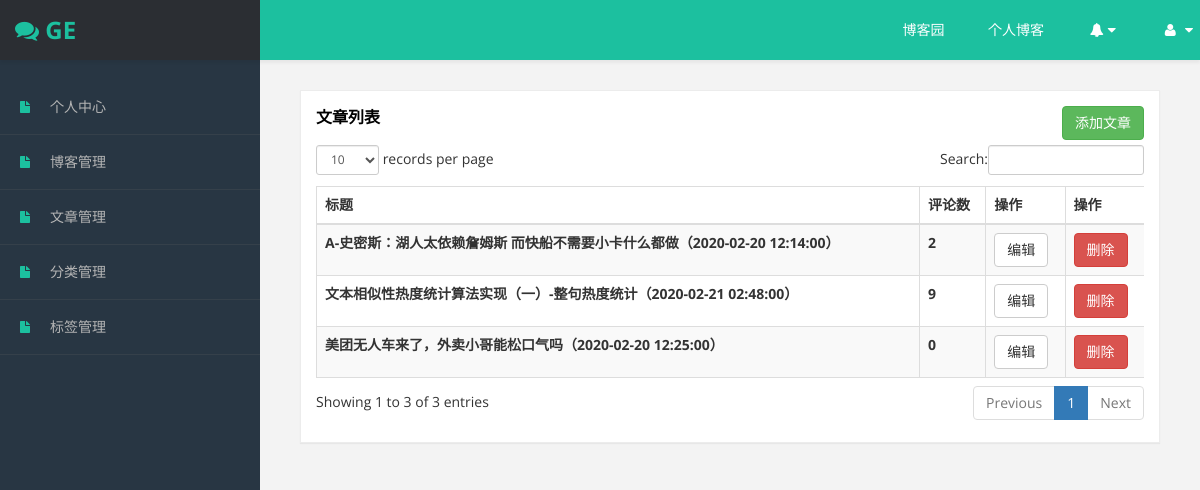
/blog/backend/article_list/ (signed in), run on the app's committed database.
### blog/models.py (models this page shows, shortened)
class UserInfo(AbstractUser):
    nid = models.AutoField(primary_key=True)
    phone = models.CharField(max_length=11, null=True, unique=True)
    profile = models.CharField(max_length=128,null=True)
    avatar = models.FileField(upload_to="avatars/", default="avatars/default.jpg", verbose_name="头像")
    create_time = models.DateTimeField(auto_now_add=True)
    blog = models.OneToOneField(to="Blog", to_field="nid", null=True)
    def __str__(self):  # 在显示对该类对象的描述，可用在admin站点中
        return self.username
    class Meta:
        verbose_name = "用户信息"
        verbose_name_plural = verbose_name

class Article(models.Model):
    nid = models.AutoField(primary_key=True)
    title = models.CharField(max_length=50)  # 文章标题
    desc = models.CharField(max_length=255)  # 文章描述
    create_time = models.DateTimeField(auto_now_add=True)  # 创建时间
    comment_count = models.IntegerField(verbose_name="评论数", default=0)  # 评论数
    up_count = models.IntegerField(verbose_name="点赞数", default=0)  # 点赞数
    down_count = models.IntegerField(verbose_name="踩数", default=0)  # 踩数
    category = models.ForeignKey(to="Category", to_field="nid", null=True)
    user = models.ForeignKey(to="UserInfo", to_field="nid")
    tags = models.ManyToManyField(  # 中介模型
        to="Tag",
        through="ArticleToTag",
        through_fields=("article", "tag"),  # 注意顺序
    )
    class Meta:
        verbose_name = "文章"
        verbose_name_plural = verbose_name

### blog/views.py (the view)
# urls.py: url(r'backend/article_list/', views.article_list),
def article_list(request):
    user = request.user
    article_list = models.Article.objects.filter(user=user)
    return render(request, "backend/article_list.html", {"article_list": article_list})

### templates/backend/article_list.html (shortened to what this page needs)
{% extends "backend/backendbase.html" %}
{% block page-main %}
    <div id="page-wrapper">
        <div id="page-inner">
            <div class="row">
                <div class="col-md-12">
                    <div class="panel panel-default">
                        <div class="panel-heading">
                            文章列表
                            <button id="btn-add" class="btn btn-success pull-right">添加文章</button>
                        </div>
                        <div class="panel-body">
                            <div class="table-responsive">
                                <table class="table table-striped table-bordered table-hover" id="dataTables-example">
                                    <thead>
                                    <tr>
                                        <th>标题</th>
                                        <th>评论数</th>
                                        <th>操作</th>
                                        <th>操作</th>
                                    </tr>
                                    </thead>
                                    <tbody>
                                    {% for article in article_list %}
                                        <tr>
                                            <th>{{ article.title }}（{{ article.create_time|date:"Y-m-d h:i:s" }}）</th>
                                            <th>{{ article.comment_count }}</th>
                                            <th>
                                                <button class="btn btn-default edit" id="{{ article.pk }}">编辑</button>
                                            </th>
                                            <th>
                                                <button class="btn btn-danger delete" id="{{ article.pk }}">删除</button>
                                            </th>
                                        </tr>
                                    {% endfor %}
                                    </tbody>
                                </table>
                            </div>
                        </div>
                    </div>
                </div>
            </div>
        </div>
    </div>
    <link href="/static/assets/js/dataTables/dataTables.bootstrap.css" rel="stylesheet"/>
{% endblock %}

### templates/backend/backendbase.html (shortened to what this page needs)
<!DOCTYPE html>
<html xmlns="http://www.w3.org/1999/xhtml">
<head>
    <link href="/static/assets/css/bootstrap.css" rel="stylesheet"/>
    <link href="/static/assets/css/font-awesome.css" rel="stylesheet"/>
    <link href="/static/assets/css/custom-styles.css" rel="stylesheet"/>
    <link href="https://cdn.bootcss.com/sweetalert/1.1.3/sweetalert.min.css" rel="stylesheet">
</head>
<body>
<div id="wrapper">
    <nav class="navbar navbar-default top-navbar" role="navigation">
        <div class="navbar-header">
            <a class="navbar-brand" href="index.html"><i class="fa fa-comments"></i>
                <strong>{{ request.user }} </strong></a>
        </div>
        <ul class="nav navbar-top-links navbar-right">
            <li><a href="/index/">博客园</a></li>
            <li><a href="/blog/{{ request.user.username }}/">个人博客</a></li>
            <li class="dropdown">
                <a class="dropdown-toggle" data-toggle="dropdown" href="#" aria-expanded="false">
                    <i class="fa fa-bell fa-fw"></i><i class="fa fa-caret-down"></i>
                </a>
            </li>
            <li class="dropdown">
                <a class="dropdown-toggle" data-toggle="dropdown" href="#" aria-expanded="false">
                    <i class="fa fa-user fa-fw"></i> <i class="fa fa-caret-down"></i>
                </a>
            </li>
        </ul>
    </nav>
    <nav class="navbar-default navbar-side" role="navigation">
        <div class="sidebar-collapse">
            <ul class="nav" id="main-menu">
                <li>
                    <a href="/blog/backend/userManager/"><i class="fa fa-fw fa-file"></i>个人中心</a>
                </li>
                <li>
                    <a href="/blog/backend/blog_manage/"><i
                            class="fa fa-fw fa-file"></i>博客管理</a>
                </li>
                {% if request.user.blog.title != null %}
                    <li>
                        <a href="/blog/backend/article_list/"><i class="fa fa-fw fa-file"></i>文章管理</a>
                    </li>
                    <li>
                        <a href="/blog/backend/classify_manage/"><i class="fa fa-fw fa-file"></i>分类管理</a>
                    </li>
                    <li>
                        <a href="/blog/backend/tag_list/"><i class="fa fa-fw fa-file"></i>标签管理</a>
                    </li>
                {% endif %}
            </ul>
        </div>
    </nav>
    {% block page-main %}
    {% endblock %}
</div>
</body>
</html>

### static/assets/css/custom-styles.css (style rules this page uses)
body { font-family: 'Open Sans', sans-serif; background-color: #283643; }
#wrapper { width: 100%; background: #283643; }
#page-wrapper { padding: 15px 15px; min-height: 600px; background: #f3f3f3; }
#page-inner { width:100%; margin:10px 20px 10px 0px; background-color:transparent; padding:10px; min-height:1200px; }
.panel { border-radius:0px; }
.navbar-side .nav > li > a > i { color: #1CC09F; padding: 8px; width: 30px; text-align: center; }
.top-navbar { position: fixed; width: 100%; z-index: 300; -webkit-box-shadow: 0 3px 3px rgba(0, 0, 0, 0.05); -moz-box-shadow: 0 3px 3px rgba(0, 0, 0, 0.05); box-shadow: 0 3px 3px rgba(0, 0, 0, 0.05); }
.navbar-side { z-index: 1; position: fixed; width: 260px; top: 80px; }
#page-wrapper { position: relative; top: 55px; }
.panel-default { border-color: #ECECEC; }
.panel-default > .panel-heading { color: #000; border-color: #FFF; font-weight:bold; background: #FFFFFF; font-size: 16px; }
.panel-heading { padding: 15px 15px 0px; border-bottom: 1px solid transparent; border-top-left-radius: 3px; border-top-right-radius: 3px; }
.top-navbar { margin:0px; }
.top-navbar .navbar-brand { color: #fff; width: 260px; text-align: left; height: 60px; font-size: 24px; font-weight: 700; text-transform: uppercase; line-height: 30px; background: #283643; }
.top-navbar .nav > li { position: relative; display: inline-block; margin: 0px; padding: 0px; }
.top-navbar .nav > li > a { position: relative; display: block; padding: 20px; color: #FFFFFF; margin: 0px; }
.sidebar-collapse , .sidebar-collapse .nav { background:none; }
.sidebar-collapse .nav { padding:0; }
.sidebar-collapse .nav > li > a { color: #B5B5B5; background:transparent; text-shadow:none; }
.sidebar-collapse > .nav > li > a { padding: 12px 10px; }
.sidebar-collapse > .nav > li { border-bottom: 1px solid rgba(107, 108, 109, 0.19); }
.navbar-side { border:none; background-color: rgb(40, 54, 67); }
.top-navbar { background: #1cc09f; border-bottom:none; }
.top-navbar .nav > li > a > i { margin-right: 2px; }
.navbar-default { border:0px solid black; }
.navbar-header { background: transparent; }
.nav > li > a > i { margin-right:10px; color: #FFF; }
@media (min-width:768px) { #page-wrapper { margin: 0 0 0 260px; padding: 15px 30px; min-height: 1200px; } }
@media (min-width:768px) { .navbar-side { z-index: 1; width: 260px; } }
@media (min-width:768px) { .navbar { border-radius: 0px; } }

### data on the page
UserInfo: user "GE"
Article: title "A-史密斯：湖人太依赖詹姆斯 而快船不需要小卡什么都做", create_time "2020-02-20 12:14:00", comment_count "2"
Article: title "美团无人车来了，外卖小哥能松口气吗", create_time "2020-02-20 12:25:00", comment_count "0"
Article: title "文本相似性热度统计算法实现（一）-整句热度统计", create_time "2020-02-21 02:48:00", comment_count "9"
